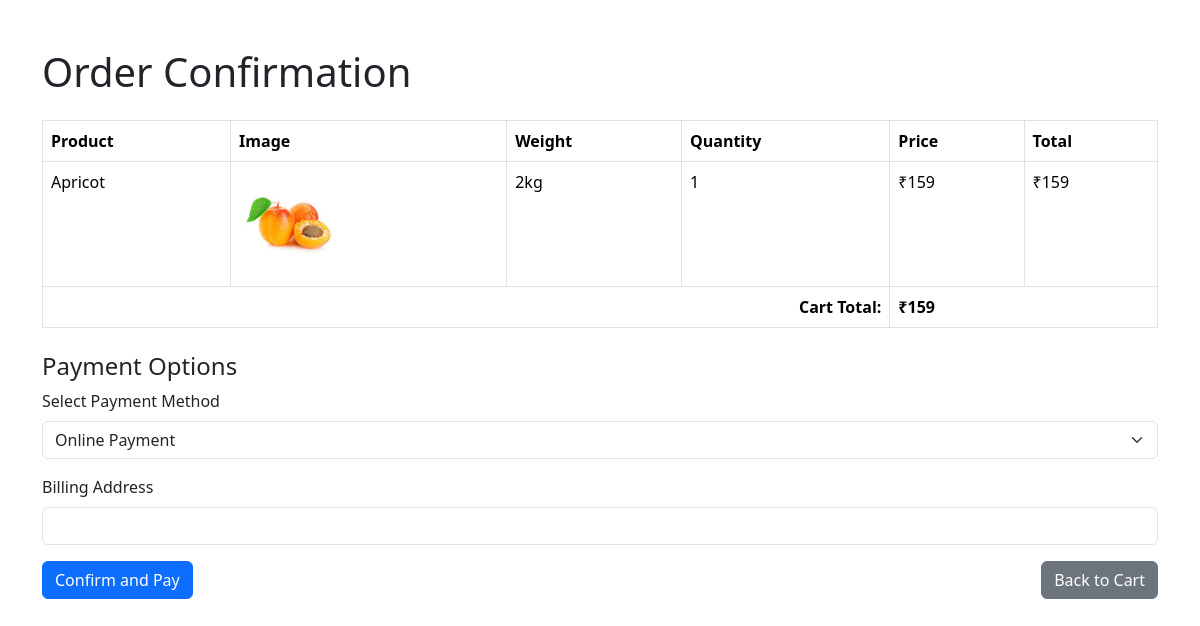
The page /buy/ (signed in) on the database its author committed.
### app/models.py (models this page shows)
class Product(models.Model):
     pid=models.TextField()
     name=models.TextField()
     disc=models.TextField()
     img=models.FileField()
     cat_id=models.ForeignKey(Category,on_delete=models.CASCADE)

class Weight(models.Model):
     product=models.ForeignKey(Product,on_delete=models.CASCADE)
     price=models.IntegerField()
     offer_price=models.IntegerField()
     product_weight=models.TextField()
     stock=models.IntegerField()

### app/views.py (the view, shortened to what this page needs)
# urls.py: path('buy/', views.buy, name='buy'),
def buy(req):
    cart = Cart.objects.filter(user=req.user)
    cart_items = [
        {
            'product': item.product,
            'product_id': item.product.id,
            'weight': item.weight,
            'weight_id': item.weight.id,
            'qty': item.qty,
            'price': item.weight.offer_price,
            'total': item.weight.offer_price * item.qty,
        }
        for item in cart
    ]
    cart_total = sum(item['total'] for item in cart_items)
    return render(req, 'user/buy.html', {'cart': cart_items, 'cart_total': cart_total})

### templates/user/buy.html (shortened to what this page needs)
<!DOCTYPE html>
<html lang="en">
<head>
    <link href="https://cdn.jsdelivr.net/npm/bootstrap@5.3.3/dist/css/bootstrap.min.css" rel="stylesheet">
</head>
<body>
    <div class="container mt-5">
        <h1 class="mb-4">Order Confirmation</h1>
        {% if cart %}
            <table class="table table-bordered">
                <thead>
                    <tr>
                        <th>Product</th>
                        <th>Image</th>
                        <th>Weight</th>
                        <th>Quantity</th>
                        <th>Price</th>
                        <th>Total</th>
                    </tr>
                </thead>
                <tbody>
                    {% for item in cart %}
                    <tr>
                        <td>{{ item.product.name }}</td>
                        <td><img src="{{ item.product.img.url }}"></td>
                        <td>{{ item.weight.product_weight }}</td>
                        <td>{{ item.qty }}</td>
                        <td>₹{{ item.price }}</td>
                        <td>₹{{ item.total }}</td>
                    </tr>
                    {% endfor %}
                </tbody>
                <tfoot>
                        <tr>
                            <th colspan="4" class="text-end">Cart Total:</th>
                            <th colspan="2">₹{{ cart_total|default:0 }}</th>
                        </tr>
                </tfoot>
            </table>
            <div class="mt-4">
                <h4>Payment Options</h4>
                <form method="POST" action="">
                    <div class="mb-3">
                        <label for="payment_method" class="form-label">Select Payment Method</label>
                        <select class="form-select" id="payment_method" name="payment_method" required>
                            <option value="credit_card">Online Payment</option>
                        </select>
                    </div>
                    <div class="mb-3">
                        <label for="billing_address" class="form-label">Billing Address</label>
                        <input type="text" class="form-control" id="billing_address" name="billing_address" required>
                    </div>
                    <div class="d-flex justify-content-between">
                        <button type="submit" class="btn btn-primary">Confirm and Pay</button>
                        <a href="{% url 'cart_page' %}" class="btn btn-secondary">Back to Cart</a>
                    </div>
                </form>
            </div>
        {% else %}
            <p>Your cart is empty. <a href="{% url 'cart_page' %}">Go to Cart</a></p>
        {% endif %}
    </div>
</body>
</html>

### templates/user/buy.html (style rules this page uses)
table img { width: 100px; height: auto; object-fit: contain; }

### rows shown on the page
Product: product.name "Apricot", product.img (picture), weight.product_weight "2kg", qty "1", price "159", total "159"

### other values the page prints
{{ cart_total|default:0 }} "159"
